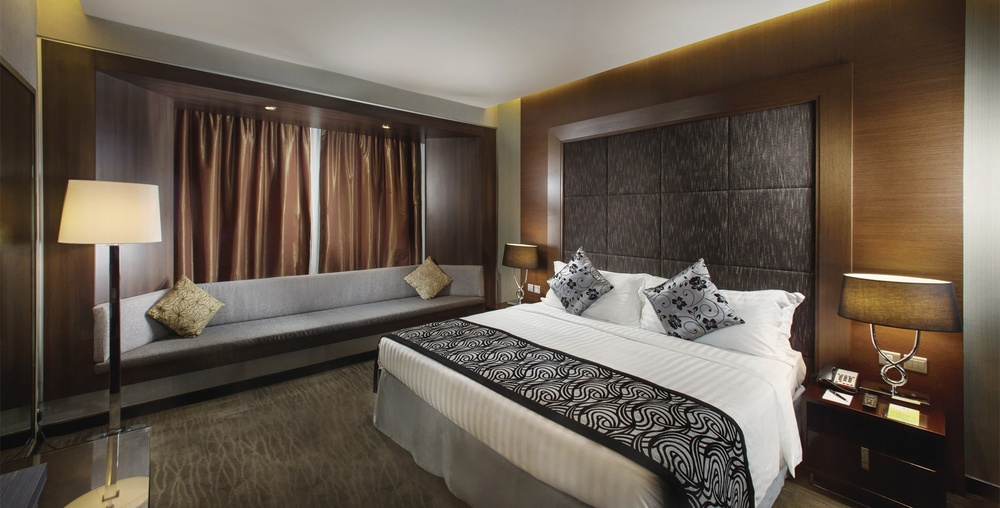
#> input picture images/room.jpg, 1000 x 508 px, shrunk from 1970 x 1000 before the run
$ jupyter execute thresholding.ipynb   (shell and % lines are left out)
#> lines starting #> are read from the running program, lines starting #| are printed output that depends on the picture; after the words box and inside, x2 and y2 are one past the last pixel; in counts of white or black regions, pixels touching at a corner belong together
This notebook shows different tresholding techniques using OpenCV <br>
You can read this <a href='https://docs.opencv.org/trunk/d7/d4d/tutorial_py_thresholding.html'>tutorial</a> for more info

[cell 1]
import cv2 as cv
import matplotlib.pyplot as plt
import numpy as np

[cell 2]
img = cv.imread('images/room.jpg')
#> img is the input picture: shape (508, 1000, 3); mean B, G, R 79.2, 91.2, 103.1

[cell 3]
plt.imshow(cv.cvtColor(img, cv.COLOR_BGR2RGB))
plt.xticks([]), plt.yticks([]);

Convert the image color space to gray

[cell 4]
img = cv.cvtColor(img, cv.COLOR_BGR2GRAY)
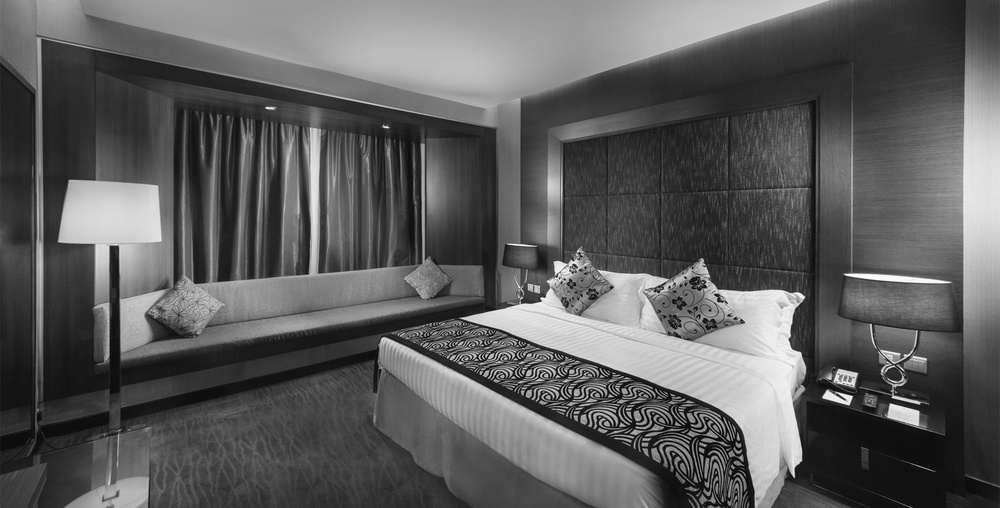
#> img: shape (508, 1000); min 0, max 255, mean 93.4

[cell 5]
img.shape
#> Out = (508, 1000)

[cell 6]
plt.imshow(img, cmap='gray')
plt.xticks([]), plt.yticks([]);

## Simple thresholding

[cell 7]
fig, ax = plt.subplots(1, 3, figsize=(16, 6))
thresholds = [65, 120, 180]

for i in range(0, 3):
    plt.sca(ax[i])

    ret, img2 = cv.threshold(img, thresholds[i], 255, cv.THRESH_BINARY)

    plt.imshow(img2, cmap='gray')
    plt.xticks([]), plt.yticks([])
    plt.title('Threshold: {}'.format(thresholds[i]))
#> this loop made 3 passes
#> ret on passes 1 to 3: 65, 120, 180
#> pass 1, `ret, img2 = cv.threshold(img, thresholds[i], 255, cv.THRESH_BINARY)`:
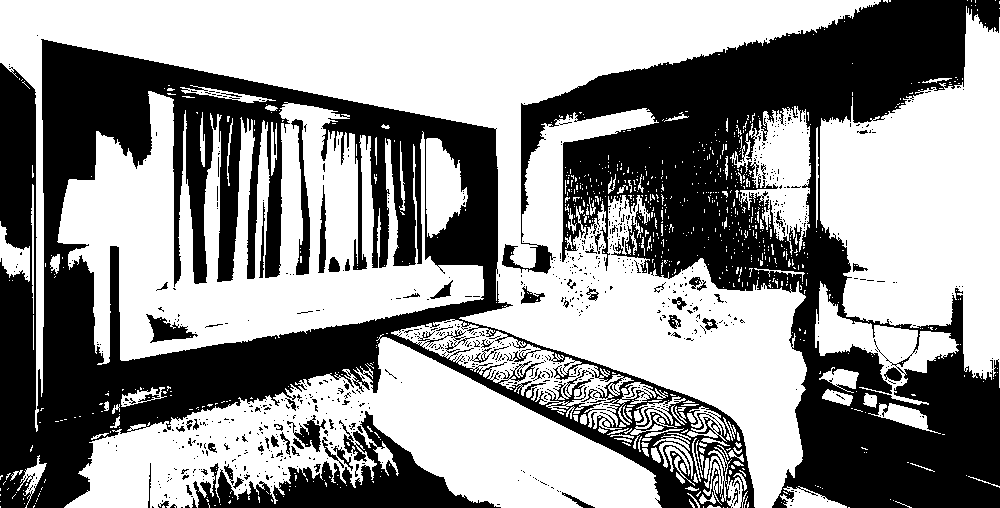
#> img2: shape (508, 1000); 57.8% white; 841 black regions (769 under 20 px), largest, box (x1, y1, x2, y2) and area: (0, 39, 755, 508) 104877, (502, 0, 1000, 508) 91086, (193, 411, 501, 508) 9631
#> pass 3, `ret, img2 = cv.threshold(img, thresholds[i], 255, cv.THRESH_BINARY)`:
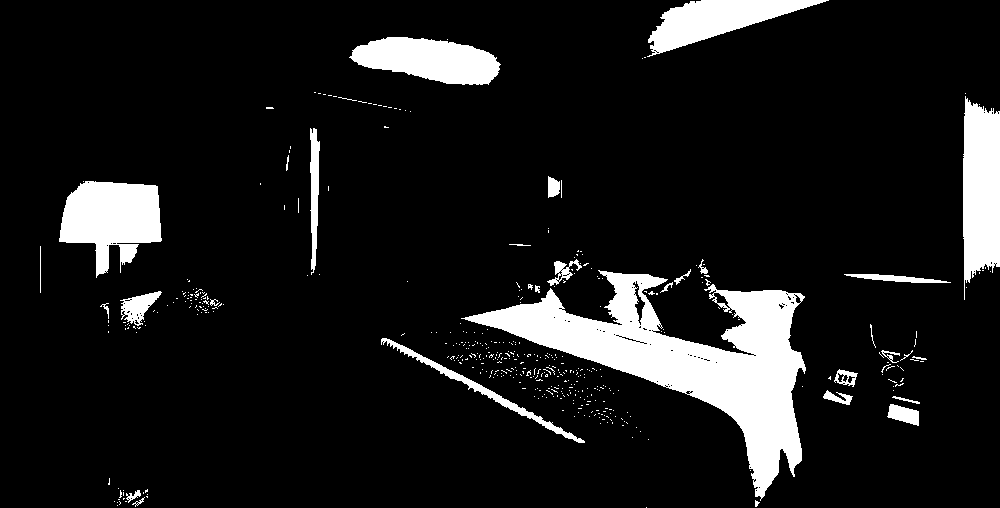
#> img2: shape (508, 1000); 10.5% white; 458 white regions (427 under 20 px), largest, box (x1, y1, x2, y2) and area: (461, 270, 806, 501) 24643, (59, 181, 162, 278) 6354, (963, 96, 1000, 300) 6001
plt.suptitle('Simple thresholding')
plt.tight_layout()
plt.subplots_adjust(top=1.2)

## Adaptative thresholding

[cell 8]
fig, ax = plt.subplots(2, 3, figsize=(16, 8))
C = [5, 10, 20]
kernels = [13, 25, 37]

for i in range(0, 3):
    plt.sca(ax[0, i])

    img2 = cv.adaptiveThreshold(img, 255, cv.ADAPTIVE_THRESH_MEAN_C, cv.THRESH_BINARY, 13, C[i])

    plt.imshow(img2, cmap='gray')
    plt.xticks([]), plt.yticks([])
    plt.title('C={}, Kernel size={}'.format(thresholds[i], 13))
#> this loop made 3 passes
#> pass 1, `img2 = cv.adaptiveThreshold(img, 255, cv.ADAPTIVE_THRESH_MEAN_C, cv.TH..`:
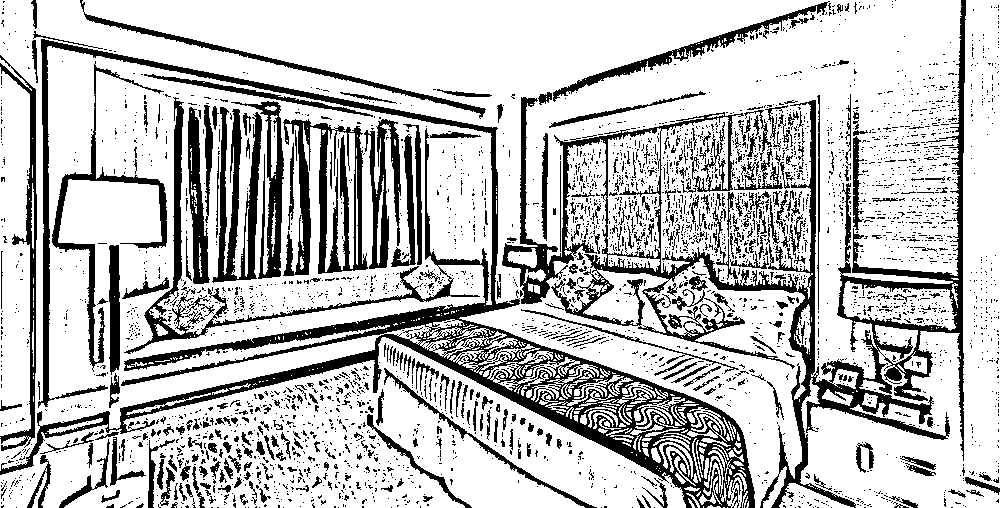
#> img2: shape (508, 1000); 75.5% white; 3616 black regions (3257 under 20 px), largest, box (x1, y1, x2, y2) and area: (0, 39, 755, 508) 34087, (502, 0, 966, 508) 24795, (283, 119, 368, 276) 5326

for i in range(0, 3):
    plt.sca(ax[1, i])

    img2 = cv.adaptiveThreshold(img, 255, cv.ADAPTIVE_THRESH_MEAN_C, cv.THRESH_BINARY, kernels[i], 10)

    plt.imshow(img2, cmap='gray')
    plt.xticks([]), plt.yticks([])
    plt.title('C={}, Kernel size={}'.format(10, kernels[i]))

plt.suptitle('Adaptative thresholding (mean)')
plt.tight_layout()
plt.subplots_adjust(top=0.85)

[cell 9]
fig, ax = plt.subplots(2, 3, figsize=(16, 8))
C = [5, 10, 20]
kernels = [13, 25, 37]

for i in range(0, 3):
    plt.sca(ax[0, i])

    img2 = cv.adaptiveThreshold(img, 255, cv.ADAPTIVE_THRESH_GAUSSIAN_C, cv.THRESH_BINARY, 13, C[i])

    plt.imshow(img2, cmap='gray')
    plt.xticks([]), plt.yticks([])
    plt.title('C={}, Kernel size={}'.format(thresholds[i], 13))
#> this loop made 3 passes
#> pass 1, `img2 = cv.adaptiveThreshold(img, 255, cv.ADAPTIVE_THRESH_GAUSSIAN_C, c..`:
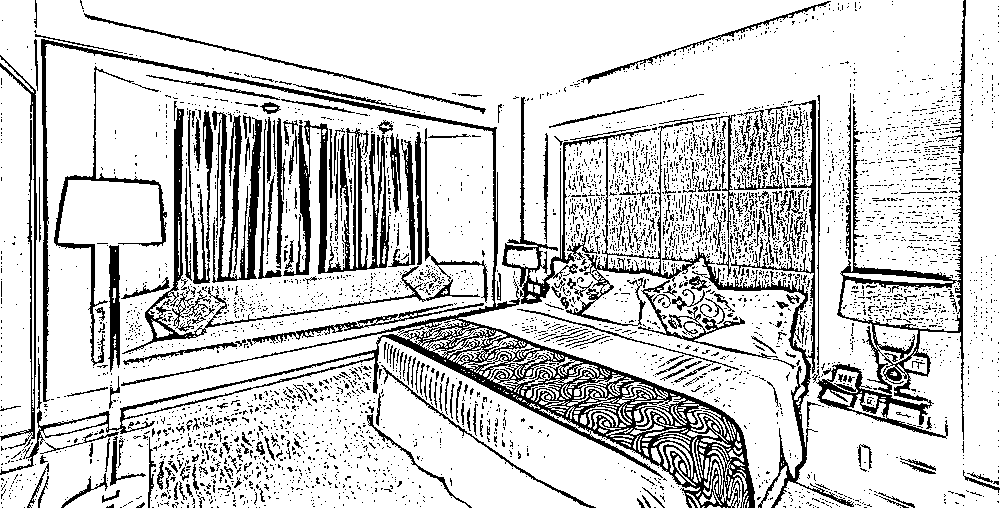
#> img2: shape (508, 1000); 81.2% white; 4593 black regions (4289 under 20 px), largest, box (x1, y1, x2, y2) and area: (0, 39, 755, 508) 20943, (502, 97, 854, 508) 8506, (816, 0, 966, 440) 6825
#> pass 3, `img2 = cv.adaptiveThreshold(img, 255, cv.ADAPTIVE_THRESH_GAUSSIAN_C, c..`:
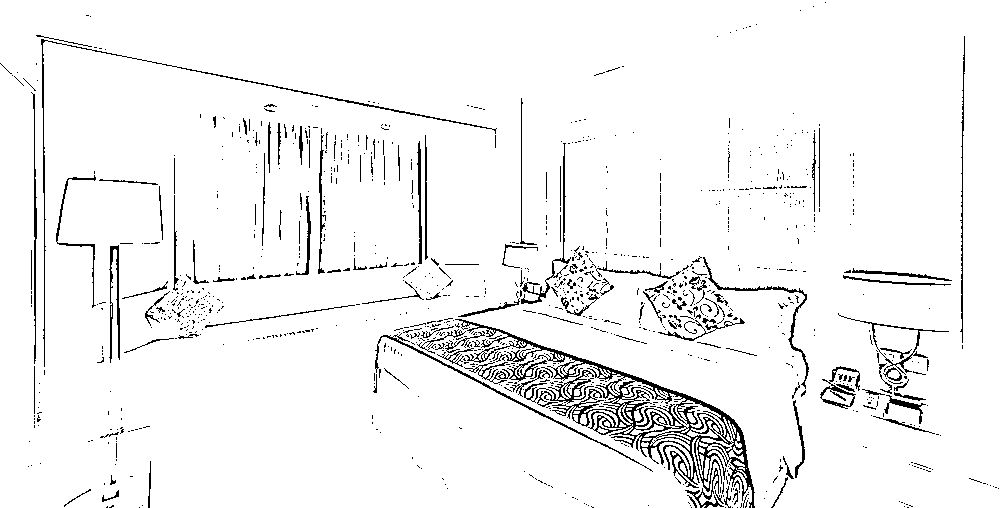
#> img2: shape (508, 1000); 94.9% white; black in thin lines or dots

for i in range(0, 3):
    plt.sca(ax[1, i])

    img2 = cv.adaptiveThreshold(img, 255, cv.ADAPTIVE_THRESH_GAUSSIAN_C, cv.THRESH_BINARY, kernels[i], 10)

    plt.imshow(img2, cmap='gray')
    plt.xticks([]), plt.yticks([])
    plt.title('C={}, Kernel size={}'.format(10, kernels[i]))
#> this loop made 3 passes
#> pass 2, `img2 = cv.adaptiveThreshold(img, 255, cv.ADAPTIVE_THRESH_GAUSSIAN_C, c..`:
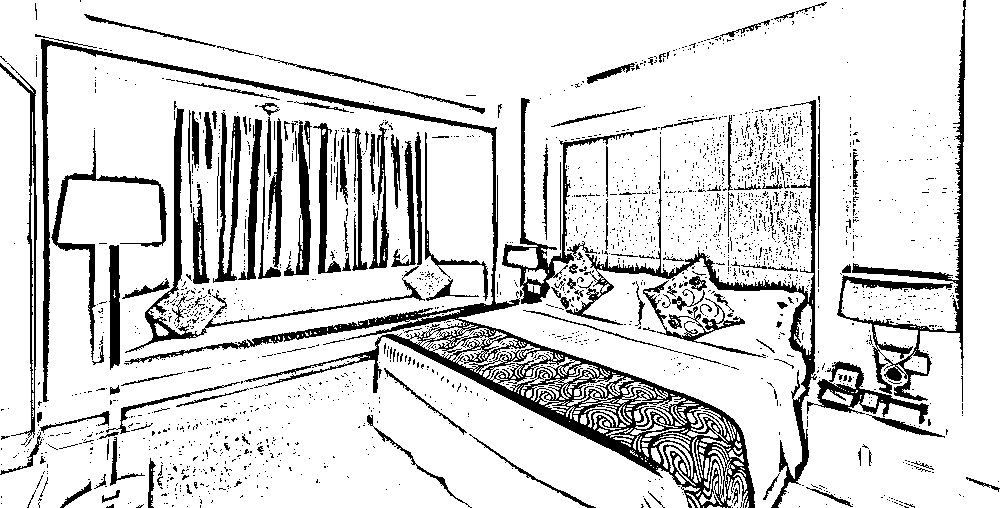
#> img2: shape (508, 1000); 84.9% white; 2280 black regions (2123 under 20 px), largest, box (x1, y1, x2, y2) and area: (41, 39, 755, 508) 21948, (566, 100, 817, 508) 5323, (837, 0, 966, 401) 4911
#> pass 3, `img2 = cv.adaptiveThreshold(img, 255, cv.ADAPTIVE_THRESH_GAUSSIAN_C, c..`:
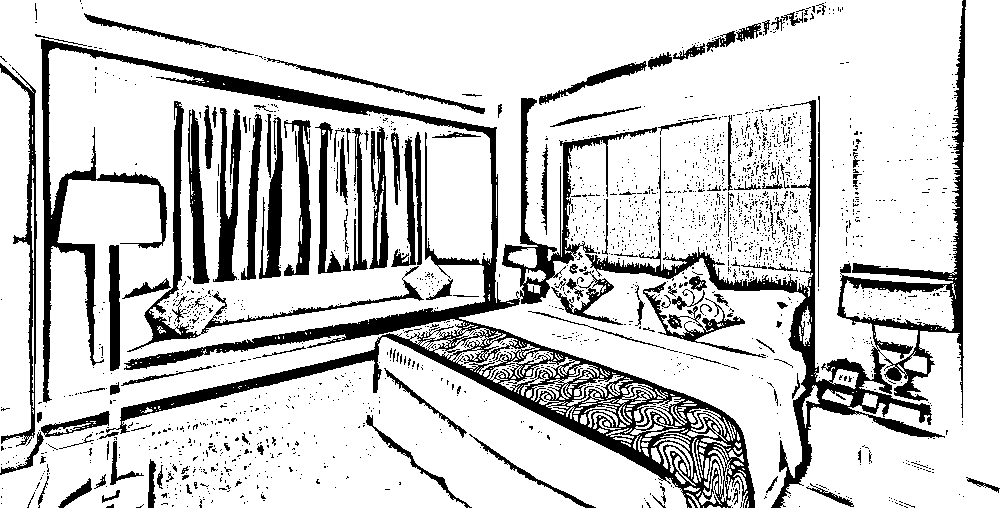
#> img2: shape (508, 1000); 81.1% white; 2032 black regions (1888 under 20 px), largest, box (x1, y1, x2, y2) and area: (41, 39, 755, 508) 32717, (585, 0, 966, 508) 15877, (502, 98, 657, 304) 3946

plt.suptitle('Adaptative thresholding (gaussian)')
plt.tight_layout()
plt.subplots_adjust(top=0.85)

## Otsu thresholding

[cell 10]
threshold, img2 = cv.threshold(img, 0, 255, cv.THRESH_BINARY + cv.THRESH_OTSU)
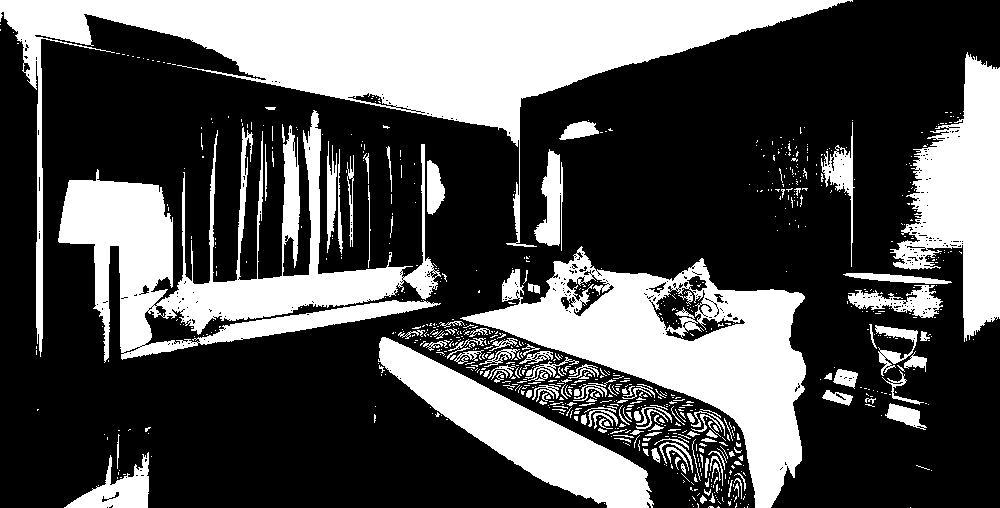
#> img2: shape (508, 1000); 33.5% white; 818 white regions (688 under 20 px), largest, box (x1, y1, x2, y2) and area: (0, 0, 853, 357) 57410, (460, 246, 806, 508) 31531, (58, 110, 441, 363) 30713
#> threshold = 110
'Threshold is {}'.format(threshold)
#> Out = 'Threshold is 110.0'

$ run again, with images/cat.jpg copied over images/room.jpg
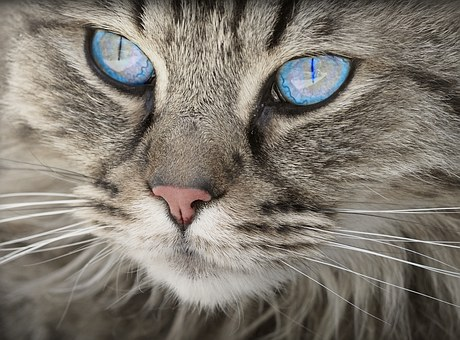
#> input picture images/cat.jpg, 460 x 340 px
#> img is the input picture: shape (340, 460, 3); mean B, G, R 112.1, 121.5, 128
#> img: shape (340, 460)
#> the loop `for i in range(0, 3):` made 3 passes
#> ret on passes 1 to 3: 65, 120, 180
#> pass 1, `ret, img2 = cv.threshold(img, thresholds[i], 255, cv.THRESH_BINARY)`:
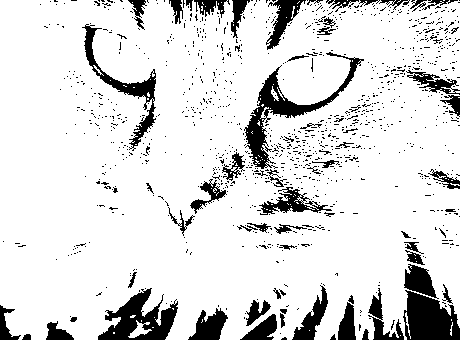
#> img2: shape (340, 460); 86.4% white; 1123 black regions (1055 under 20 px), largest, box (x1, y1, x2, y2) and area: (244, 52, 364, 169) 2365, (98, 288, 178, 340) 2056, (403, 290, 460, 340) 2013
#> `threshold, img2 = cv.threshold(img, 0, 255, cv.THRESH_BINARY + cv.THRE..`:
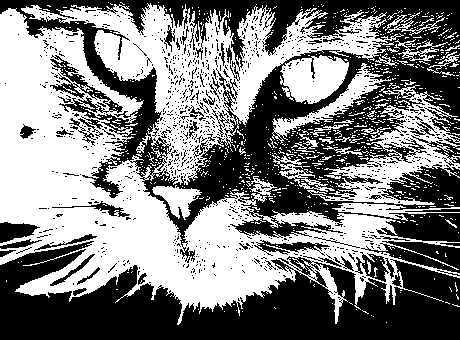
#> img2: shape (340, 460); 50% white; 824 white regions (787 under 20 px), largest, box (x1, y1, x2, y2) and area: (0, 3, 460, 325) 62480, (307, 85, 460, 205) 5358, (280, 55, 349, 104) 2342
#> threshold = 122
#> `'Threshold is {}'.format(threshold)`: Out = 'Threshold is 122.0'
